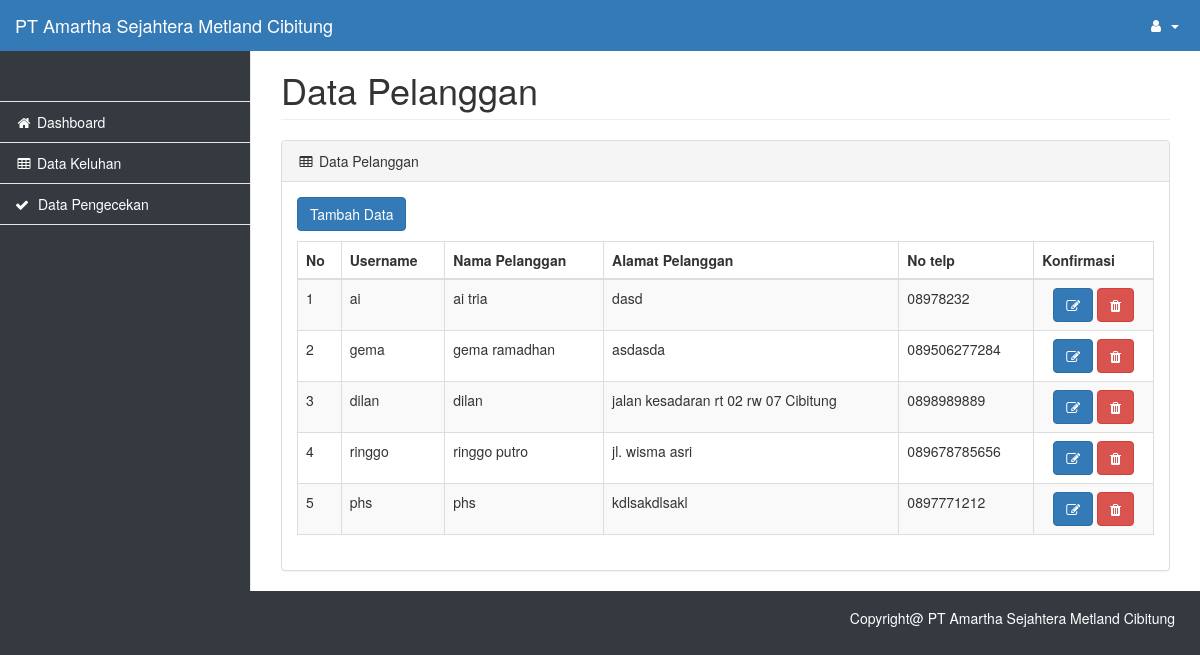
Screenshot of /index.php/dashboard/dataPelanggan with the database file from the repository.
### tables this page shows
CREATE TABLE `tb_pengguna` (
  `id_pengguna` int(11) NOT NULL,
  `username` varchar(22) NOT NULL,
  `nama` varchar(20) NOT NULL,
  `alamat` text NOT NULL,
  `no_telp` varchar(13) NOT NULL,
  `password` varchar(32) NOT NULL,
  `tipe` varchar(12) NOT NULL
);

### application/controllers/Dashboard.php (called while the page is built, shortened)
<?php
class Dashboard extends CI_Controller
{
    public function __construct()
    {
        $this->load->library('pdf');
        $this->load->model("musers");
        $this->load->model("mreport");
        $this->load->model("mKuesioner");
    }
    public function dataPelanggan()
    {
        $limit_page = 8;
        $page = ($this->uri->segment(3)) ? ($this->uri->segment(3) - 1) : 0;
        $total = $this->musers->getCountUsers();
        if ($total > 0) {
            $data['results'] = $this->musers->getCustomer("tipe", "pelanggan", $limit_page, $page * $limit_page);
            $config['base_url'] = base_url() . 'dashboard/dataPelanggan';
            $config['total_rows'] = $total;
            $config['per_page'] = $limit_page;
            $config['uri_segment'] = 3;
            $config['num_links'] = 2;
            $config['use_page_numbers'] = TRUE;
            $config['reuse_query_string'] = TRUE;
            $config['full_tag_open'] = '<ul class="pagination">';
            $config['full_tag_close'] = '</ul>';
            $config['first_link'] = '« First';
            $config['first_tag_open'] = '<li>';
            $config['first_tag_close'] = '</li>';
            $config['last_link'] = 'Last &raquo';
            $config['last_tag_open'] = '<li>';
            $config['last_tag_close'] = '</li>';
            $config['next_link'] = 'Next';
            $config['next_tag_open'] = '<li>';
            $config['next_tag_close'] = '<li>';
            $config['prev_link'] = 'Prev';
            $config['prev_tag_open'] = '<li>';
            $config['prev_tag_close'] = '<li>';
            $config['cur_tag_open'] = '<li class="active"><a href="#">';
            $config['cur_tag_close'] = '</a></li>';
            $config['num_tag_open'] = '<li>';
            $config['num_tag_close'] = '</li>';
            $config['uri_segment'] = 3;
            $this->pagination->initialize($config);
            $data['links'] = $this->pagination->create_links();
        }
        $this->load->view("admin/includes/head");
        $this->load->view("admin/includes/navtop_navside", $data);
        $this->load->view("admin/data_pelanggan_v", $data);
        $this->load->view("admin/includes/footer");
    }
}

### index.php (called while the page is built, shortened)
<?php
require_once BASEPATH.'core/CodeIgniter.php';

### application/models/MUsers.php (called while the page is built, shortened)
<?php
class MUsers extends CI_Model
{
    public function getCustomer($col, $data, $limit, $start)
    {
        $query = $this->db->limit($limit, $start)->get("tb_pengguna");
        return $query->result_array();
    }
}

### application/views/admin/data_pelanggan_v.php (the view, shortened to what this page needs)
<div id="page-wrapper">
    <div class="container-fluid">
        <div class="row">
            <div class="col-lg-12">
                <h1 class="page-header">Data Pelanggan</h1>
            </div>
        </div>
        <div class="row">
            <div class="col-lg-12">
                <div class="panel panel-default">
                    <div class="panel-heading">
                        <i class="fa fa-table fa-fw"></i>
                        Data Pelanggan
                    </div>
                    <div class="panel-body">
                        <button type="button" class="btn btn-primary" data-toggle="modal" data-target="#myModal">Tambah Data</button>
                        <div class="table-responsive" style="height: auto; width:auto;margin-top:10px">
                            <table class="table table-striped table-bordered table-hover" id="dataTables-example">
                                <thead>
                                    <tr>
                                        <th>No</th>
                                        <th>Username</th>
                                        <th>Nama Pelanggan</th>
                                        <th>Alamat Pelanggan</th>
                                        <th>No telp</th>
                                        <th>Konfirmasi</th>
                                    </tr>
                                </thead>
                                <tbody>
                                    <?php if (count($results) > 0) {
                                        $i = 0;
                                        foreach ($results as $key => $row) {
                                            $i += 1;
                                    ?>
                                            <tr class='even gradeA'>
                                                <td><?= $i ?> </td>
                                                <td><?= $row['username'] ?></td>
                                                <td><?= $row['nama'] ?></td>
                                                <td><?= $row['alamat'] ?></td>
                                                <td><?= $row['no_telp'] ?></td>
                                                <td style='text-align:center;'>
                                                    <a class='btn btn-primary' href="<?= base_url()?>dashboard/getEditPelangganById/<?= $row['id_pengguna']?>">
                                                        <i class='fa fa-edit' aria-hidden='true' title='Copy to use eye'></i></a>
                                                    <a class='btn btn-danger'  href='<?=base_url() ?>dashboard/deleteUsers/<?= $row['id_pengguna']?>'>
                                                        <i class='fa fa-trash' aria-hidden='true' title='Copy to use eye'></i></a>
                                                </td>
                                            </tr>
                                    <?php }
                                    } ?>
                                </tbody>
                            </table>
                        </div>
                    </div>
                </div>
            </div>
        </div>
    </div>
</div>
</div>

### assets/admin/css/startmin.css (style rules this page uses)
body { background-color: #f8f8f8; }
#page-wrapper { padding-top: 30px; min-height: 568px; background-color: #fff; }
@media (min-width:768px) { #page-wrapper { position: inherit; margin-left: 250px; padding: 30px 15px 0 15px; border-left: 1px solid #e7e7e7; } }

### rows the page displays
tb_pengguna: username "ai", nama "ai tria", alamat "dasd", no_telp "08978232"
tb_pengguna: username "gema", nama "gema ramadhan", alamat "asdasda", no_telp "089506277284"
tb_pengguna: username "dilan", nama "dilan", alamat "jalan kesadaran rt 02 rw 07 Cibitung", no_telp "0898989889"
tb_pengguna: username "ringgo", nama "ringgo putro", alamat "jl. wisma asri", no_telp "089678785656"
tb_pengguna: username "phs", nama "phs", alamat "kdlsakdlsakl", no_telp "0897771212"
